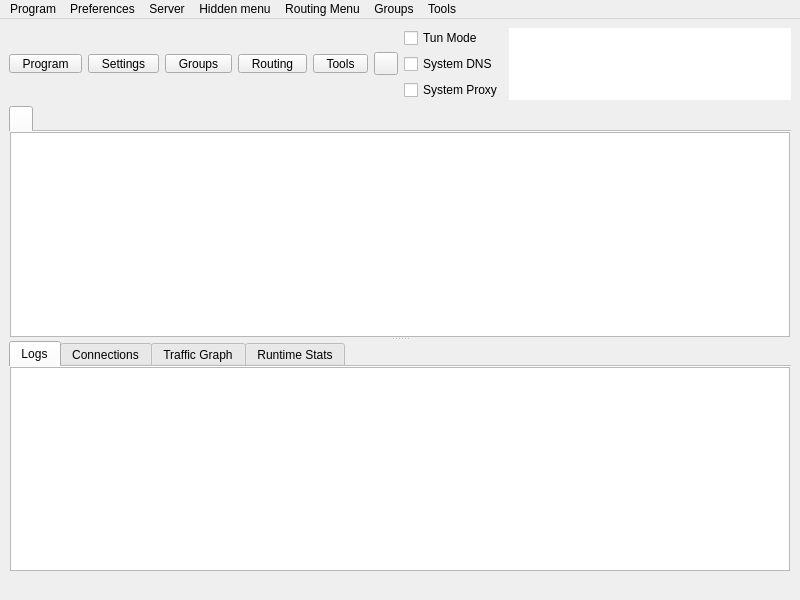
<?xml version="1.0" encoding="UTF-8"?>
<ui version="4.0">
 <class>MainWindow</class>
 <widget class="QMainWindow" name="MainWindow">
  <property name="geometry">
   <rect>
    <x>0</x>
    <y>0</y>
    <width>800</width>
    <height>600</height>
   </rect>
  </property>
  <property name="minimumSize">
   <size>
    <width>800</width>
    <height>600</height>
   </size>
  </property>
  <property name="windowTitle">
   <string notr="true">Throne</string>
  </property>
  <widget class="QWidget" name="centralwidget">
   <layout class="QVBoxLayout" name="verticalLayout_3" stretch="0,1,0">
    <item>
     <layout class="QHBoxLayout" name="horizontalLayout_2">
      <item>
       <widget class="QToolButton" name="toolButton_program">
        <property name="minimumSize">
         <size>
          <width>0</width>
          <height>0</height>
         </size>
        </property>
        <property name="styleSheet">
         <string notr="true">QToolButton {
    padding-left: 8px;
    padding-right: 8px;
}

/* The indicator shares the bottom row with the label (ToolButtonTextUnderIcon),
   so the widest button in any language is the tight one -- its text runs closest
   to the arrow. It fits because the drawn chevron only occupies the middle of
   its 16px subcontrol box, leaving ~14px clear at the button edge against the
   label's ~14.5px of slack. Don't pad the buttons to &quot;fix&quot; this: that widens
   all five for a gap only one of them ever needs (#1665). If a future
   translation looks cramped here, check that label first. */
QToolButton::menu-indicator {
    subcontrol-origin: border;
    subcontrol-position: bottom right;
    right: 2px;
    bottom: 3px;
}</string>
        </property>
        <property name="text">
         <string>Program</string>
        </property>
        <property name="icon">
         <iconset resource="../../res/Throne.qrc">
          <normaloff>:/icon/b-system-run.png</normaloff>:/icon/b-system-run.png</iconset>
        </property>
        <property name="iconSize">
         <size>
          <width>24</width>
          <height>24</height>
         </size>
        </property>
        <property name="popupMode">
         <enum>QToolButton::ToolButtonPopupMode::InstantPopup</enum>
        </property>
        <property name="toolButtonStyle">
         <enum>Qt::ToolButtonStyle::ToolButtonTextUnderIcon</enum>
        </property>
       </widget>
      </item>
      <item>
       <widget class="QToolButton" name="toolButton_preferences">
        <property name="minimumSize">
         <size>
          <width>0</width>
          <height>0</height>
         </size>
        </property>
        <property name="styleSheet">
         <string notr="true">QToolButton {
    padding-left: 8px;
    padding-right: 8px;
}

/* The indicator shares the bottom row with the label (ToolButtonTextUnderIcon),
   so the widest button in any language is the tight one -- its text runs closest
   to the arrow. It fits because the drawn chevron only occupies the middle of
   its 16px subcontrol box, leaving ~14px clear at the button edge against the
   label's ~14.5px of slack. Don't pad the buttons to &quot;fix&quot; this: that widens
   all five for a gap only one of them ever needs (#1665). If a future
   translation looks cramped here, check that label first. */
QToolButton::menu-indicator {
    subcontrol-origin: border;
    subcontrol-position: bottom right;
    right: 2px;
    bottom: 3px;
}</string>
        </property>
        <property name="text">
         <string>Settings</string>
        </property>
        <property name="icon">
         <iconset resource="../../res/Throne.qrc">
          <normaloff>:/icon/b-preferences.png</normaloff>:/icon/b-preferences.png</iconset>
        </property>
        <property name="iconSize">
         <size>
          <width>24</width>
          <height>24</height>
         </size>
        </property>
        <property name="popupMode">
         <enum>QToolButton::ToolButtonPopupMode::InstantPopup</enum>
        </property>
        <property name="toolButtonStyle">
         <enum>Qt::ToolButtonStyle::ToolButtonTextUnderIcon</enum>
        </property>
       </widget>
      </item>
      <item>
       <widget class="QToolButton" name="toolButton_testing">
        <property name="minimumSize">
         <size>
          <width>0</width>
          <height>0</height>
         </size>
        </property>
        <property name="styleSheet">
         <string notr="true">QToolButton {
    padding-left: 8px;
    padding-right: 8px;
}

/* The indicator shares the bottom row with the label (ToolButtonTextUnderIcon),
   so the widest button in any language is the tight one -- its text runs closest
   to the arrow. It fits because the drawn chevron only occupies the middle of
   its 16px subcontrol box, leaving ~14px clear at the button edge against the
   label's ~14.5px of slack. Don't pad the buttons to &quot;fix&quot; this: that widens
   all five for a gap only one of them ever needs (#1665). If a future
   translation looks cramped here, check that label first. */
QToolButton::menu-indicator {
    subcontrol-origin: border;
    subcontrol-position: bottom right;
    right: 2px;
    bottom: 3px;
}</string>
        </property>
        <property name="text">
         <string>Groups</string>
        </property>
        <property name="icon">
         <iconset resource="../../res/Throne.qrc">
          <normaloff>:/icon/b-testing-button.png</normaloff>:/icon/b-testing-button.png</iconset>
        </property>
        <property name="iconSize">
         <size>
          <width>24</width>
          <height>24</height>
         </size>
        </property>
        <property name="popupMode">
         <enum>QToolButton::ToolButtonPopupMode::InstantPopup</enum>
        </property>
        <property name="toolButtonStyle">
         <enum>Qt::ToolButtonStyle::ToolButtonTextUnderIcon</enum>
        </property>
       </widget>
      </item>
      <item>
       <widget class="QToolButton" name="toolButton_routing">
        <property name="minimumSize">
         <size>
          <width>0</width>
          <height>0</height>
         </size>
        </property>
        <property name="styleSheet">
         <string notr="true">QToolButton {
    padding-left: 8px;
    padding-right: 8px;
}

/* The indicator shares the bottom row with the label (ToolButtonTextUnderIcon),
   so the widest button in any language is the tight one -- its text runs closest
   to the arrow. It fits because the drawn chevron only occupies the middle of
   its 16px subcontrol box, leaving ~14px clear at the button edge against the
   label's ~14.5px of slack. Don't pad the buttons to &quot;fix&quot; this: that widens
   all five for a gap only one of them ever needs (#1665). If a future
   translation looks cramped here, check that label first. */
QToolButton::menu-indicator {
    subcontrol-origin: border;
    subcontrol-position: bottom right;
    right: 2px;
    bottom: 3px;
}</string>
        </property>
        <property name="text">
         <string>Routing</string>
        </property>
        <property name="icon">
         <iconset resource="../../res/Throne.qrc">
          <normaloff>:/icon/b-network-routing.png</normaloff>:/icon/b-network-routing.png</iconset>
        </property>
        <property name="iconSize">
         <size>
          <width>24</width>
          <height>24</height>
         </size>
        </property>
        <property name="popupMode">
         <enum>QToolButton::ToolButtonPopupMode::InstantPopup</enum>
        </property>
        <property name="toolButtonStyle">
         <enum>Qt::ToolButtonStyle::ToolButtonTextUnderIcon</enum>
        </property>
       </widget>
      </item>
      <item>
       <widget class="QToolButton" name="toolButton_tools">
        <property name="minimumSize">
         <size>
          <width>0</width>
          <height>0</height>
         </size>
        </property>
        <property name="styleSheet">
         <string notr="true">QToolButton {
    padding-left: 8px;
    padding-right: 8px;
}

/* The indicator shares the bottom row with the label (ToolButtonTextUnderIcon),
   so the widest button in any language is the tight one -- its text runs closest
   to the arrow. It fits because the drawn chevron only occupies the middle of
   its 16px subcontrol box, leaving ~14px clear at the button edge against the
   label's ~14.5px of slack. Don't pad the buttons to &quot;fix&quot; this: that widens
   all five for a gap only one of them ever needs (#1665). If a future
   translation looks cramped here, check that label first. */
QToolButton::menu-indicator {
    subcontrol-origin: border;
    subcontrol-position: bottom right;
    right: 2px;
    bottom: 3px;
}</string>
        </property>
        <property name="text">
         <string>Tools</string>
        </property>
        <property name="icon">
         <iconset resource="../../res/Throne.qrc">
          <normaloff>:/icon/b-tools-button.png</normaloff>:/icon/b-tools-button.png</iconset>
        </property>
        <property name="iconSize">
         <size>
          <width>24</width>
          <height>24</height>
         </size>
        </property>
        <property name="popupMode">
         <enum>QToolButton::ToolButtonPopupMode::InstantPopup</enum>
        </property>
        <property name="toolButtonStyle">
         <enum>Qt::ToolButtonStyle::ToolButtonTextUnderIcon</enum>
        </property>
       </widget>
      </item>
      <item>
       <widget class="StartStopButton" name="toolButton_startstop">
        <property name="focusPolicy">
         <enum>Qt::FocusPolicy::NoFocus</enum>
        </property>
        <property name="text">
         <string/>
        </property>
       </widget>
      </item>
      <item>
       <layout class="QVBoxLayout" name="verticalLayout_4">
        <item>
         <spacer name="verticalSpacer_modes_top">
          <property name="orientation">
           <enum>Qt::Orientation::Vertical</enum>
          </property>
          <property name="sizeHint" stdset="0">
           <size>
            <width>0</width>
            <height>0</height>
           </size>
          </property>
         </spacer>
        </item>
        <item>
         <widget class="QCheckBox" name="checkBox_VPN">
          <property name="sizePolicy">
           <sizepolicy hsizetype="Minimum" vsizetype="Minimum">
            <horstretch>0</horstretch>
            <verstretch>0</verstretch>
           </sizepolicy>
          </property>
          <property name="text">
           <string>Tun Mode</string>
          </property>
         </widget>
        </item>
        <item>
         <widget class="QCheckBox" name="system_dns">
          <property name="text">
           <string>System DNS</string>
          </property>
         </widget>
        </item>
        <item>
         <widget class="QCheckBox" name="checkBox_SystemProxy">
          <property name="text">
           <string>System Proxy</string>
          </property>
         </widget>
        </item>
        <item>
         <spacer name="verticalSpacer_modes_bottom">
          <property name="orientation">
           <enum>Qt::Orientation::Vertical</enum>
          </property>
          <property name="sizeHint" stdset="0">
           <size>
            <width>0</width>
            <height>0</height>
           </size>
          </property>
         </spacer>
        </item>
       </layout>
      </item>
      <item>
       <widget class="QTextBrowser" name="data_view">
        <property name="enabled">
         <bool>true</bool>
        </property>
        <property name="sizePolicy">
         <sizepolicy hsizetype="Expanding" vsizetype="Ignored">
          <horstretch>0</horstretch>
          <verstretch>0</verstretch>
         </sizepolicy>
        </property>
        <property name="minimumSize">
         <size>
          <width>0</width>
          <height>0</height>
         </size>
        </property>
        <property name="mouseTracking">
         <bool>false</bool>
        </property>
        <property name="focusPolicy">
         <enum>Qt::FocusPolicy::NoFocus</enum>
        </property>
        <property name="contextMenuPolicy">
         <enum>Qt::ContextMenuPolicy::NoContextMenu</enum>
        </property>
        <property name="acceptDrops">
         <bool>false</bool>
        </property>
        <property name="frameShape">
         <enum>QFrame::Shape::NoFrame</enum>
        </property>
        <property name="frameShadow">
         <enum>QFrame::Shadow::Sunken</enum>
        </property>
        <property name="verticalScrollBarPolicy">
         <enum>Qt::ScrollBarPolicy::ScrollBarAlwaysOff</enum>
        </property>
        <property name="horizontalScrollBarPolicy">
         <enum>Qt::ScrollBarPolicy::ScrollBarAlwaysOff</enum>
        </property>
        <property name="textInteractionFlags">
         <set>Qt::TextInteractionFlag::LinksAccessibleByKeyboard|Qt::TextInteractionFlag::LinksAccessibleByMouse</set>
        </property>
       </widget>
      </item>
     </layout>
    </item>
    <item>
     <widget class="QSplitter" name="splitter">
      <property name="orientation">
       <enum>Qt::Orientation::Vertical</enum>
      </property>
      <widget class="QTabWidget" name="tabWidget">
       <property name="currentIndex">
        <number>0</number>
       </property>
       <property name="documentMode">
        <bool>true</bool>
       </property>
       <property name="movable">
        <bool>true</bool>
       </property>
       <widget class="QWidget" name="widget1">
        <attribute name="title">
         <string/>
        </attribute>
        <layout class="QGridLayout" name="gridLayout_2">
         <property name="leftMargin">
          <number>1</number>
         </property>
         <property name="topMargin">
          <number>0</number>
         </property>
         <property name="rightMargin">
          <number>1</number>
         </property>
         <property name="bottomMargin">
          <number>0</number>
         </property>
         <property name="spacing">
          <number>0</number>
         </property>
         <item row="0" column="0">
          <widget class="ProfilesTableView" name="profilesTableView">
           <property name="contextMenuPolicy">
            <enum>Qt::ContextMenuPolicy::CustomContextMenu</enum>
           </property>
           <property name="editTriggers">
            <set>QAbstractItemView::EditTrigger::NoEditTriggers</set>
           </property>
           <property name="alternatingRowColors">
            <bool>true</bool>
           </property>
           <property name="selectionBehavior">
            <enum>QAbstractItemView::SelectionBehavior::SelectRows</enum>
           </property>
           <property name="horizontalScrollMode">
            <enum>QAbstractItemView::ScrollMode::ScrollPerPixel</enum>
           </property>
           <property name="wordWrap">
            <bool>false</bool>
           </property>
           <attribute name="horizontalHeaderMinimumSectionSize">
            <number>16</number>
           </attribute>
           <attribute name="horizontalHeaderHighlightSections">
            <bool>false</bool>
           </attribute>
           <attribute name="horizontalHeaderShowSortIndicator" stdset="0">
            <bool>false</bool>
           </attribute>
           <attribute name="verticalHeaderDefaultSectionSize">
            <number>30</number>
           </attribute>
          </widget>
         </item>
        </layout>
       </widget>
      </widget>
      <widget class="QWidget" name="aaaaaaaaaaaaaaaaaa">
       <layout class="QVBoxLayout" name="aaaaaaaaaaaa" stretch="0">
        <item>
         <widget class="QWidget" name="down_tab" native="true">
          <layout class="QVBoxLayout" name="verticalLayout">
           <property name="spacing">
            <number>0</number>
           </property>
           <property name="leftMargin">
            <number>0</number>
           </property>
           <property name="topMargin">
            <number>0</number>
           </property>
           <property name="rightMargin">
            <number>0</number>
           </property>
           <property name="bottomMargin">
            <number>0</number>
           </property>
           <item>
            <widget class="QTabWidget" name="stats_widget">
             <property name="autoFillBackground">
              <bool>true</bool>
             </property>
             <property name="tabPosition">
              <enum>QTabWidget::TabPosition::North</enum>
             </property>
             <property name="tabShape">
              <enum>QTabWidget::TabShape::Rounded</enum>
             </property>
             <property name="currentIndex">
              <number>0</number>
             </property>
             <property name="elideMode">
              <enum>Qt::TextElideMode::ElideNone</enum>
             </property>
             <property name="usesScrollButtons">
              <bool>true</bool>
             </property>
             <property name="documentMode">
              <bool>true</bool>
             </property>
             <property name="tabsClosable">
              <bool>false</bool>
             </property>
             <property name="movable">
              <bool>true</bool>
             </property>
             <property name="tabBarAutoHide">
              <bool>false</bool>
             </property>
             <widget class="QWidget" name="Logs">
              <property name="enabled">
               <bool>true</bool>
              </property>
              <attribute name="title">
               <string>Logs</string>
              </attribute>
              <layout class="QHBoxLayout" name="horizontalLayout_3" stretch="0">
               <property name="spacing">
                <number>0</number>
               </property>
               <property name="sizeConstraint">
                <enum>QLayout::SizeConstraint::SetDefaultConstraint</enum>
               </property>
               <property name="leftMargin">
                <number>1</number>
               </property>
               <property name="topMargin">
                <number>0</number>
               </property>
               <property name="rightMargin">
                <number>1</number>
               </property>
               <property name="bottomMargin">
                <number>0</number>
               </property>
               <item>
                <widget class="QTextBrowser" name="masterLogBrowser">
                 <property name="contextMenuPolicy">
                  <enum>Qt::ContextMenuPolicy::CustomContextMenu</enum>
                 </property>
                 <property name="openLinks">
                  <bool>false</bool>
                 </property>
                </widget>
               </item>
              </layout>
             </widget>
             <widget class="QWidget" name="connections_tab">
              <attribute name="title">
               <string>Connections</string>
              </attribute>
              <layout class="QHBoxLayout" name="horizontalLayout_4">
               <property name="spacing">
                <number>0</number>
               </property>
               <property name="sizeConstraint">
                <enum>QLayout::SizeConstraint::SetDefaultConstraint</enum>
               </property>
               <property name="leftMargin">
                <number>1</number>
               </property>
               <property name="topMargin">
                <number>0</number>
               </property>
               <property name="rightMargin">
                <number>1</number>
               </property>
               <property name="bottomMargin">
                <number>0</number>
               </property>
               <item>
                <widget class="QTableView" name="connections">
                 <property name="autoFillBackground">
                  <bool>false</bool>
                 </property>
                </widget>
               </item>
              </layout>
             </widget>
             <widget class="QWidget" name="graph_tab">
              <attribute name="title">
               <string>Traffic Graph</string>
              </attribute>
              <layout class="QHBoxLayout" name="horizontalLayout_6">
               <property name="spacing">
                <number>0</number>
               </property>
               <property name="sizeConstraint">
                <enum>QLayout::SizeConstraint::SetDefaultConstraint</enum>
               </property>
               <property name="leftMargin">
                <number>1</number>
               </property>
               <property name="topMargin">
                <number>0</number>
               </property>
               <property name="rightMargin">
                <number>1</number>
               </property>
               <property name="bottomMargin">
                <number>0</number>
               </property>
              </layout>
             </widget>
             <widget class="QWidget" name="runtime_tab">
              <attribute name="title">
               <string>Runtime Stats</string>
              </attribute>
              <layout class="QHBoxLayout" name="horizontalLayout_7">
               <property name="spacing">
                <number>0</number>
               </property>
               <property name="sizeConstraint">
                <enum>QLayout::SizeConstraint::SetDefaultConstraint</enum>
               </property>
               <property name="leftMargin">
                <number>1</number>
               </property>
               <property name="topMargin">
                <number>0</number>
               </property>
               <property name="rightMargin">
                <number>1</number>
               </property>
               <property name="bottomMargin">
                <number>0</number>
               </property>
              </layout>
             </widget>
            </widget>
           </item>
          </layout>
         </widget>
        </item>
       </layout>
      </widget>
     </widget>
    </item>
    <item>
     <layout class="QHBoxLayout" name="horizontalLayout">
      <item>
       <widget class="QLabel" name="label_running">
        <property name="text">
         <string/>
        </property>
       </widget>
      </item>
      <item>
       <widget class="QLabel" name="label_inbound">
        <property name="text">
         <string/>
        </property>
        <property name="alignment">
         <set>Qt::AlignmentFlag::AlignLeading|Qt::AlignmentFlag::AlignLeft|Qt::AlignmentFlag::AlignVCenter</set>
        </property>
       </widget>
      </item>
      <item>
       <widget class="QLabel" name="label_speed">
        <property name="text">
         <string/>
        </property>
        <property name="alignment">
         <set>Qt::AlignmentFlag::AlignLeading|Qt::AlignmentFlag::AlignLeft|Qt::AlignmentFlag::AlignVCenter</set>
        </property>
       </widget>
      </item>
     </layout>
    </item>
   </layout>
  </widget>
  <widget class="QMenuBar" name="menubar">
   <property name="geometry">
    <rect>
     <x>0</x>
     <y>0</y>
     <width>800</width>
     <height>25</height>
    </rect>
   </property>
   <widget class="QMenu" name="menu_program">
    <property name="title">
     <string>Program</string>
    </property>
    <addaction name="actionHide_window"/>
    <addaction name="separator"/>
    <addaction name="menu_add_from_input"/>
    <addaction name="menu_add_from_clipboard"/>
    <addaction name="actionAdd_profile_from_File"/>
    <addaction name="menu_scan_qr"/>
    <addaction name="separator"/>
    <addaction name="actionStart_with_system"/>
    <addaction name="actionRemember_last_proxy"/>
    <addaction name="actionAllow_LAN"/>
    <addaction name="separator"/>
    <addaction name="actionRestart_Proxy"/>
    <addaction name="actionRestart_Program"/>
    <addaction name="menu_exit"/>
   </widget>
   <widget class="QMenu" name="menu_preferences">
    <property name="title">
     <string>Preferences</string>
    </property>
    <addaction name="menu_basic_settings"/>
    <addaction name="menu_routing_settings"/>
    <addaction name="menu_vpn_settings"/>
    <addaction name="menu_preset_settings"/>
    <addaction name="menu_hotkey_settings"/>
    <addaction name="menu_open_config_folder"/>
   </widget>
   <widget class="QMenu" name="menu_server">
    <property name="title">
     <string>Server</string>
    </property>
    <widget class="QMenu" name="menu_share_item">
     <property name="title">
      <string>Share</string>
     </property>
     <addaction name="menu_qr"/>
     <addaction name="menu_export_config"/>
     <addaction name="actionExport_Xray_config"/>
     <addaction name="separator"/>
     <addaction name="menu_copy_links"/>
     <addaction name="menu_copy_links_nkr"/>
     <addaction name="actionCopy_Test_Result"/>
    </widget>
    <addaction name="menu_add_from_input"/>
    <addaction name="menu_add_from_clipboard"/>
    <addaction name="actionAdd_profile_from_File"/>
    <addaction name="menu_scan_qr"/>
    <addaction name="separator"/>
    <addaction name="menu_start"/>
    <addaction name="menu_stop"/>
    <addaction name="menu_share_item"/>
    <addaction name="menu_delete"/>
    <addaction name="separator"/>
    <addaction name="menu_select_all"/>
    <addaction name="menu_clone"/>
    <addaction name="separator"/>
    <addaction name="actionUrl_Test_Selected"/>
    <addaction name="actionSpeedtest_Selected"/>
    <addaction name="actionResolve_Selected_Out_IP"/>
    <addaction name="menu_resolve_selected"/>
    <addaction name="actionClear_Test_Result"/>
    <addaction name="menu_reset_traffic"/>
   </widget>
   <widget class="QMenu" name="menuHidden_menu">
    <property name="title">
     <string>Hidden menu</string>
    </property>
    <widget class="QMenu" name="menu_spmode">
     <property name="title">
      <string>Operation Mode</string>
     </property>
     <addaction name="menu_spmode_system_proxy"/>
     <addaction name="menu_spmode_vpn"/>
    </widget>
    <addaction name="menu_update_subscription"/>
    <addaction name="menu_resolve_domain"/>
    <addaction name="menu_remove_invalid"/>
    <addaction name="actionUrl_Test_Group"/>
    <addaction name="menu_remove_unavailable"/>
    <addaction name="menu_clear_test_result"/>
    <addaction name="menu_delete_repeat"/>
    <addaction name="actionSpeedtest_Group"/>
    <addaction name="actionResolve_Out_IP"/>
    <addaction name="actionRefresh_Column_Widths"/>
    <addaction name="menu_spmode"/>
   </widget>
   <widget class="QMenu" name="menuRouting_Menu">
    <property name="title">
     <string>Routing Menu</string>
    </property>
   </widget>
   <widget class="QMenu" name="menuTools">
    <property name="title">
     <string>Tools</string>
    </property>
    <addaction name="actionAuto_Selector"/>
    <addaction name="menu_open_dashboard"/>
    <addaction name="actionSpeedtest_Current"/>
    <addaction name="separator"/>
    <addaction name="menu_otp_manager"/>
    <addaction name="separator"/>
    <addaction name="actionTraffic_Stats"/>
    <addaction name="actionCheck_For_Update"/>
   </widget>
   <widget class="QMenu" name="menuTesting">
    <property name="title">
     <string>Groups</string>
    </property>
    <addaction name="menu_manage_groups"/>
    <addaction name="actionAdd_New_Group"/>
    <addaction name="actionEdit_Group"/>
    <addaction name="actionDelete_Group"/>
    <addaction name="separator"/>
    <addaction name="actionUrl_Test_Group"/>
    <addaction name="actionSpeedtest_Group"/>
    <addaction name="actionResolve_Out_IP"/>
    <addaction name="menu_resolve_domain"/>
    <addaction name="menu_clear_test_result"/>
    <addaction name="separator"/>
    <addaction name="menu_update_subscription"/>
    <addaction name="actionUpdate_All_Subscriptions"/>
    <addaction name="menu_delete_repeat"/>
    <addaction name="menu_remove_unavailable"/>
    <addaction name="menu_remove_invalid"/>
    <addaction name="menu_remove_insecure"/>
    <addaction name="separator"/>
    <addaction name="actionRefresh_Column_Widths"/>
   </widget>
   <addaction name="menu_program"/>
   <addaction name="menu_preferences"/>
   <addaction name="menu_server"/>
   <addaction name="menuHidden_menu"/>
   <addaction name="menuRouting_Menu"/>
   <addaction name="menuTesting"/>
   <addaction name="menuTools"/>
  </widget>
  <action name="menu_exit">
   <property name="text">
    <string>Exit</string>
   </property>
  </action>
  <action name="actionShow_window">
   <property name="text">
    <string>Show Window</string>
   </property>
  </action>
  <action name="menu_basic_settings">
   <property name="text">
    <string>Basic Settings</string>
   </property>
  </action>
  <action name="menu_add_from_input">
   <property name="text">
    <string>New profile</string>
   </property>
   <property name="shortcut">
    <string notr="true">Ctrl+N</string>
   </property>
  </action>
  <action name="menu_manage_groups">
   <property name="text">
    <string>Manage Groups</string>
   </property>
  </action>
  <action name="menu_start">
   <property name="text">
    <string>Start</string>
   </property>
   <property name="shortcut">
    <string notr="true">Return</string>
   </property>
  </action>
  <action name="menu_stop">
   <property name="text">
    <string>Stop</string>
   </property>
   <property name="shortcut">
    <string notr="true">Ctrl+S</string>
   </property>
  </action>
  <action name="menu_routing_settings">
   <property name="text">
    <string>Routing Settings</string>
   </property>
  </action>
  <action name="menu_add_from_clipboard">
   <property name="text">
    <string>Add profile from clipboard</string>
   </property>
   <property name="shortcut">
    <string notr="true">Ctrl+V</string>
   </property>
  </action>
  <action name="menu_delete">
   <property name="text">
    <string>Delete</string>
   </property>
   <property name="shortcut">
    <string notr="true">Del</string>
   </property>
  </action>
  <action name="menu_profile_debug_info">
   <property name="text">
    <string>Debug Info</string>
   </property>
  </action>
  <action name="menu_qr">
   <property name="text">
    <string>QR Code and link</string>
   </property>
  </action>
  <action name="menu_copy_link">
   <property name="text">
    <string>Copy Link</string>
   </property>
  </action>
  <action name="menu_tcp_ping">
   <property name="text">
    <string notr="true">Tcp Ping</string>
   </property>
   <property name="shortcut">
    <string notr="true">Ctrl+Shift+T</string>
   </property>
  </action>
  <action name="menu_url_test">
   <property name="text">
    <string notr="true">Url Test</string>
   </property>
   <property name="shortcut">
    <string notr="true">Ctrl+Shift+U</string>
   </property>
  </action>
  <action name="menu_clear_test_result">
   <property name="text">
    <string>Clear Group test result</string>
   </property>
   <property name="shortcut">
    <string notr="true">Ctrl+Shift+C</string>
   </property>
  </action>
  <action name="menu_export_config">
   <property name="text">
    <string>Export Sing-box config</string>
   </property>
   <property name="shortcut">
    <string notr="true">Ctrl+E</string>
   </property>
  </action>
  <action name="menu_reset_traffic">
   <property name="text">
    <string>Reset Traffic</string>
   </property>
   <property name="shortcut">
    <string notr="true">Ctrl+R</string>
   </property>
  </action>
  <action name="menu_scan_qr">
   <property name="text">
    <string>Scan QR Code</string>
   </property>
   <property name="shortcut">
    <string notr="true">Ctrl+Shift+Q</string>
   </property>
  </action>
  <action name="menu_spmode_system_proxy">
   <property name="checkable">
    <bool>true</bool>
   </property>
   <property name="text">
    <string>System Proxy</string>
   </property>
  </action>
  <action name="menu_spmode_disabled">
   <property name="checkable">
    <bool>true</bool>
   </property>
   <property name="text">
    <string>Disable</string>
   </property>
  </action>
  <action name="menu_delete_repeat">
   <property name="text">
    <string>Remove Duplicates</string>
   </property>
   <property name="shortcut">
    <string notr="true">Ctrl+Shift+D</string>
   </property>
  </action>
  <action name="actionfake">
   <property name="text">
    <string>fake</string>
   </property>
   <property name="visible">
    <bool>false</bool>
   </property>
  </action>
  <action name="menu_move">
   <property name="text">
    <string>Move</string>
   </property>
   <property name="shortcut">
    <string notr="true">Ctrl+M</string>
   </property>
  </action>
  <action name="actionStart_with_system">
   <property name="checkable">
    <bool>true</bool>
   </property>
   <property name="text">
    <string>Start with system</string>
   </property>
  </action>
  <action name="actionRemember_last_proxy">
   <property name="checkable">
    <bool>true</bool>
   </property>
   <property name="text">
    <string>Remember last profile</string>
   </property>
  </action>
  <action name="actionAllow_LAN">
   <property name="checkable">
    <bool>true</bool>
   </property>
   <property name="text">
    <string>Allow other devices to connect</string>
   </property>
  </action>
  <action name="menu_remove_unavailable">
   <property name="text">
    <string>Remove Unavailable</string>
   </property>
   <property name="shortcut">
    <string notr="true">Ctrl+Shift+R</string>
   </property>
  </action>
  <action name="menu_full_test">
   <property name="text">
    <string>Full Test</string>
   </property>
   <property name="shortcut">
    <string notr="true">Ctrl+Shift+F</string>
   </property>
  </action>
  <action name="menu_hotkey_settings">
   <property name="text">
    <string>Hotkey Settings</string>
   </property>
  </action>
  <action name="menu_select_all">
   <property name="text">
    <string>Select All</string>
   </property>
   <property name="shortcut">
    <string notr="true">Ctrl+A</string>
   </property>
  </action>
  <action name="menu_copy_links_nkr">
   <property name="text">
    <string>Copy links of selected (Deep Links)</string>
   </property>
   <property name="shortcut">
    <string notr="true">Ctrl+Alt+C</string>
   </property>
  </action>
  <action name="actionfake_2">
   <property name="text">
    <string>fake</string>
   </property>
   <property name="visible">
    <bool>false</bool>
   </property>
  </action>
  <action name="actionfake_3">
   <property name="text">
    <string>fake</string>
   </property>
   <property name="visible">
    <bool>false</bool>
   </property>
  </action>
  <action name="menu_copy_links">
   <property name="text">
    <string>Copy links of selected</string>
   </property>
   <property name="shortcut">
    <string notr="true">Ctrl+C</string>
   </property>
  </action>
  <action name="menu_spmode_vpn">
   <property name="checkable">
    <bool>true</bool>
   </property>
   <property name="text">
    <string>Tun Mode</string>
   </property>
  </action>
  <action name="menu_clone">
   <property name="text">
    <string>Clone</string>
   </property>
   <property name="shortcut">
    <string notr="true">Ctrl+D</string>
   </property>
  </action>
  <action name="menu_update_subscription">
   <property name="text">
    <string>Update subscription</string>
   </property>
   <property name="shortcut">
    <string notr="true">Ctrl+U</string>
   </property>
   <property name="visible">
    <bool>true</bool>
   </property>
  </action>
  <action name="menu_resolve_domain">
   <property name="text">
    <string>Resolve Domain for group</string>
   </property>
   <property name="shortcut">
    <string notr="true">Ctrl+Shift+I</string>
   </property>
  </action>
  <action name="menu_vpn_settings">
   <property name="text">
    <string>Tun Settings</string>
   </property>
  </action>
  <action name="menu_preset_settings">
   <property name="text">
    <string>Preset Settings</string>
   </property>
  </action>
  <action name="menu_otp_manager">
   <property name="text">
    <string>OTP Manager</string>
   </property>
  </action>
  <action name="actionRestart_Program">
   <property name="text">
    <string>Restart Program</string>
   </property>
  </action>
  <action name="menu_open_config_folder">
   <property name="text">
    <string>Open Config Folder</string>
   </property>
  </action>
  <action name="menu_open_dashboard">
   <property name="text">
    <string>Open Web dashboard</string>
   </property>
  </action>
  <action name="actionfake_4">
   <property name="text">
    <string notr="true">fake</string>
   </property>
   <property name="visible">
    <bool>false</bool>
   </property>
  </action>
  <action name="actionfake_5">
   <property name="text">
    <string notr="true">fake</string>
   </property>
   <property name="visible">
    <bool>false</bool>
   </property>
  </action>
  <action name="actionRestart_Proxy">
   <property name="text">
    <string>Restart Core</string>
   </property>
  </action>
  <action name="menu_stop_testing">
   <property name="text">
    <string>Stop Testing</string>
   </property>
   <property name="shortcut">
    <string notr="true">Ctrl+.</string>
   </property>
  </action>
  <action name="actionUrl_Test_Selected">
   <property name="text">
    <string>Url Test Selected</string>
   </property>
   <property name="shortcut">
    <string notr="true">Ctrl+Shift+S</string>
   </property>
   <property name="visible">
    <bool>true</bool>
   </property>
  </action>
  <action name="actionUrl_Test_Group">
   <property name="enabled">
    <bool>true</bool>
   </property>
   <property name="text">
    <string>Url Test Group</string>
   </property>
   <property name="shortcut">
    <string notr="true">Ctrl+Shift+G</string>
   </property>
   <property name="visible">
    <bool>true</bool>
   </property>
  </action>
  <action name="menu_resolve_selected">
   <property name="text">
    <string>Resolve Selected Domain</string>
   </property>
   <property name="visible">
    <bool>true</bool>
   </property>
  </action>
  <action name="menu_remove_invalid">
   <property name="text">
    <string>Remove Invalid</string>
   </property>
   <property name="shortcut">
    <string notr="true">Ctrl+Alt+I</string>
   </property>
   <property name="menuRole">
    <enum>QAction::MenuRole::TextHeuristicRole</enum>
   </property>
  </action>
  <action name="menu_remove_insecure">
   <property name="text">
    <string>Remove Insecure Configs</string>
   </property>
   <property name="menuRole">
    <enum>QAction::MenuRole::TextHeuristicRole</enum>
   </property>
  </action>
  <action name="menu_open_routing_manager">
   <property name="text">
    <string>Open Manager</string>
   </property>
  </action>
  <action name="actionSpeedtest_Current">
   <property name="text">
    <string>Speedtest Current</string>
   </property>
   <property name="shortcut">
    <string notr="true">F6</string>
   </property>
  </action>
  <action name="actionSpeedtest_Selected">
   <property name="text">
    <string>Speedtest Selected</string>
   </property>
   <property name="shortcut">
    <string notr="true">Ctrl+Shift+P</string>
   </property>
  </action>
  <action name="actionSpeedtest_Group">
   <property name="text">
    <string>Speedtest Group</string>
   </property>
   <property name="shortcut">
    <string notr="true">Ctrl+Alt+P</string>
   </property>
  </action>
  <action name="actionHide_window">
   <property name="text">
    <string>Hide window</string>
   </property>
   <property name="shortcut">
    <string notr="true">Ctrl+H</string>
   </property>
  </action>
  <action name="actionAdd_profile_from_File">
   <property name="text">
    <string>Add profile from File(s)</string>
   </property>
   <property name="shortcut">
    <string notr="true">Ctrl+O</string>
   </property>
  </action>
  <action name="actionResolve_Out_IP">
   <property name="text">
    <string>Resolve out IP for group</string>
   </property>
  </action>
  <action name="actionAdd_New_Group">
   <property name="text">
    <string>Add new Group</string>
   </property>
  </action>
  <action name="actionEdit_Group">
   <property name="text">
    <string>Edit current Group</string>
   </property>
  </action>
  <action name="actionDelete_Group">
   <property name="text">
    <string>Delete current Group</string>
   </property>
  </action>
  <action name="actionUpdate_All_Subscriptions">
   <property name="text">
    <string>Update all subscriptions</string>
   </property>
  </action>
  <action name="actionResolve_Selected_Out_IP">
   <property name="text">
    <string>Resolve Selected Out IP</string>
   </property>
  </action>
  <action name="actionRefresh_Column_Widths">
   <property name="text">
    <string>Refresh Column Widths</string>
   </property>
  </action>
  <action name="actionExport_Xray_config">
   <property name="text">
    <string>Export Xray config</string>
   </property>
  </action>
  <action name="actionCopy_Test_Result">
   <property name="text">
    <string>Copy Test Result</string>
   </property>
  </action>
  <action name="actionClear_Test_Result">
   <property name="text">
    <string>Clear Test Result</string>
   </property>
  </action>
  <action name="actionRuntime_Stats">
   <property name="text">
    <string>Runtime Stats</string>
   </property>
  </action>
  <action name="actionAuto_Selector">
   <property name="text">
    <string>Auto Selector Stats</string>
   </property>
   <property name="visible">
    <bool>false</bool>
   </property>
  </action>
  <action name="actionTraffic_Stats">
   <property name="text">
    <string>Traffic Stats</string>
   </property>
  </action>
  <action name="actionCheck_For_Update">
   <property name="text">
    <string>Check For Update</string>
   </property>
  </action>
 </widget>
 <customwidgets>
  <customwidget>
   <class>ProfilesTableView</class>
   <extends>QTableView</extends>
   <header>include/ui/utils/ProfilesTableView.h</header>
  </customwidget>
  <customwidget>
   <class>StartStopButton</class>
   <extends>QToolButton</extends>
   <header>include/ui/widget/StartStopButton.hpp</header>
  </customwidget>
 </customwidgets>
 <resources>
  <include location="../../res/Throne.qrc"/>
 </resources>
 <connections/>
</ui>
